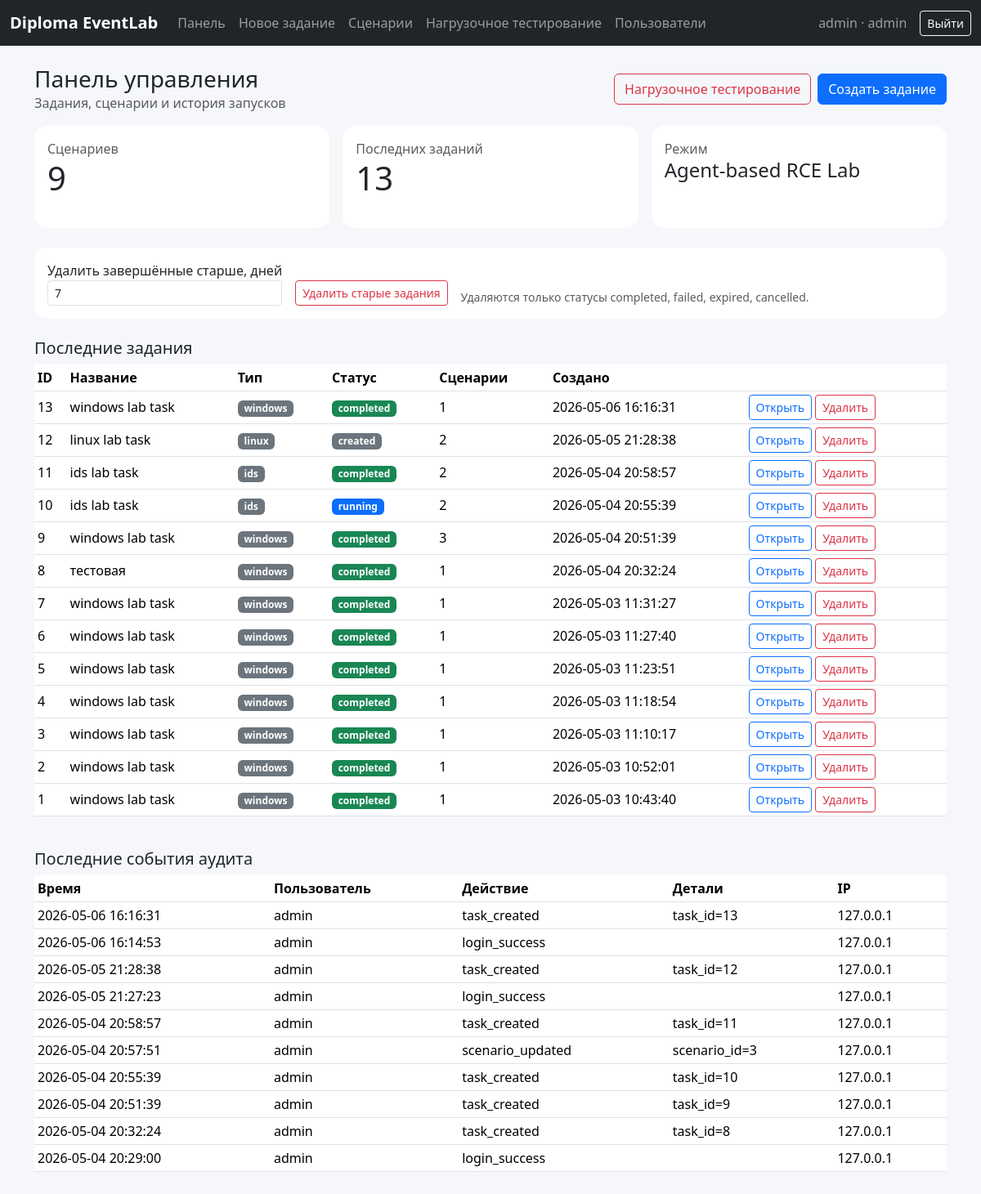
The page /dashboard (signed in) on the database as committed earlier.
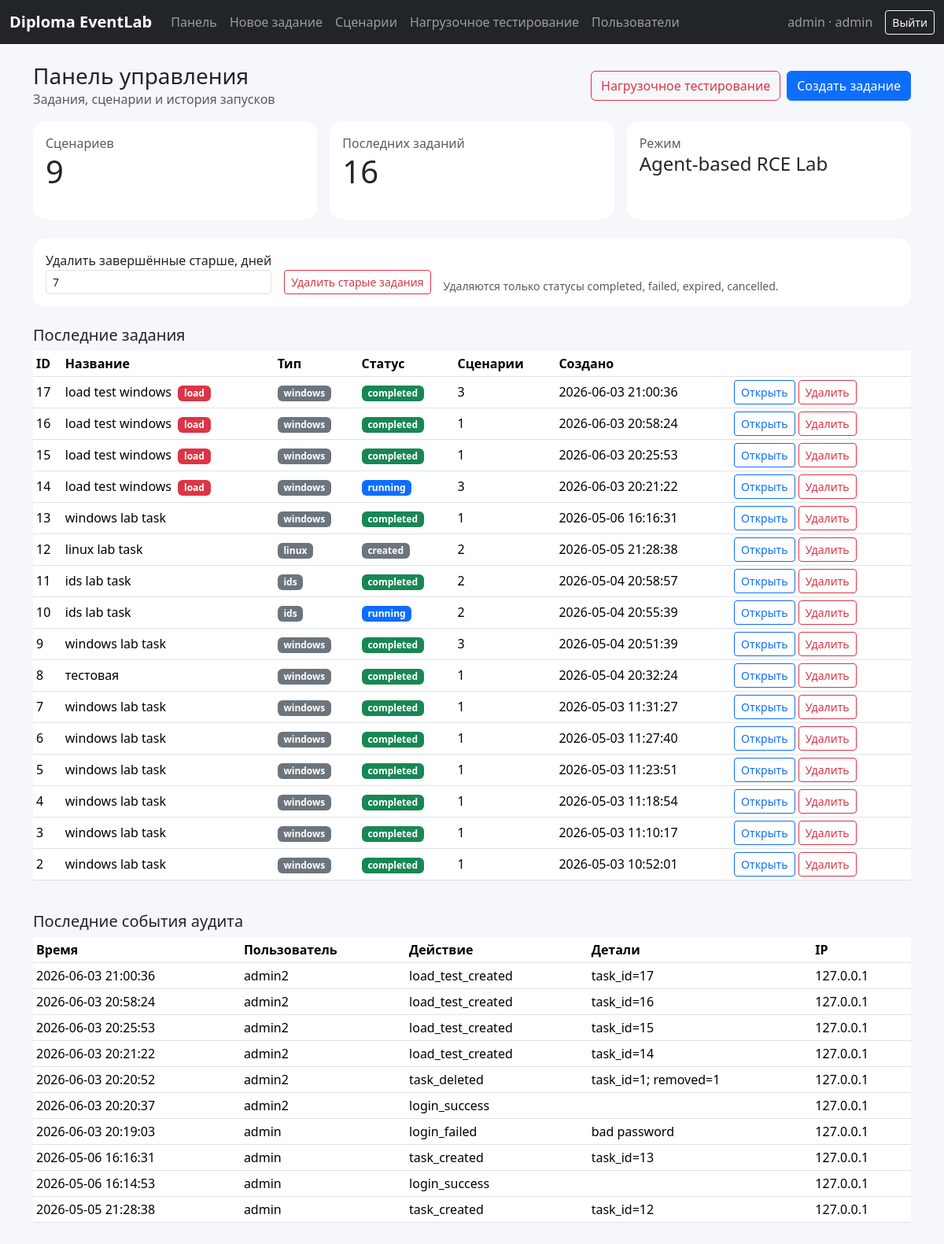
The same page on the database as committed later.
### tables this page shows
CREATE TABLE tasks (
    id INTEGER PRIMARY KEY AUTOINCREMENT,
    title TEXT NOT NULL,
    target_type TEXT NOT NULL CHECK(target_type IN ('windows', 'linux', 'ids')),
    event_count INTEGER NOT NULL CHECK(event_count BETWEEN 1 AND 100000),
    delay_ms INTEGER NOT NULL CHECK(delay_ms BETWEEN 0 AND 60000),
    target_host TEXT NOT NULL DEFAULT '',
    target_port INTEGER NOT NULL DEFAULT 0,
    status TEXT NOT NULL CHECK(status IN ('created', 'running', 'completed', 'failed', 'expired', 'cancelled')) DEFAULT 'created',
    token_hash TEXT NOT NULL UNIQUE,
    token_preview TEXT NOT NULL,
    expires_at TEXT NOT NULL,
    created_by INTEGER REFERENCES users(id) ON DELETE SET NULL,
    created_at TEXT NOT NULL DEFAULT CURRENT_TIMESTAMP,
    started_at TEXT,
    finished_at TEXT
, is_load_test INTEGER NOT NULL DEFAULT 0);

CREATE TABLE audit_logs (
    id INTEGER PRIMARY KEY AUTOINCREMENT,
    user_id INTEGER REFERENCES users(id) ON DELETE SET NULL,
    action TEXT NOT NULL,
    details TEXT NOT NULL DEFAULT '',
    ip TEXT NOT NULL DEFAULT '',
    created_at TEXT NOT NULL DEFAULT CURRENT_TIMESTAMP
);

CREATE TABLE users (
    id INTEGER PRIMARY KEY AUTOINCREMENT,
    username TEXT NOT NULL UNIQUE,
    password_hash TEXT NOT NULL,
    role TEXT NOT NULL CHECK(role IN ('admin', 'operator', 'viewer')),
    is_active INTEGER NOT NULL DEFAULT 1,
    failed_login_count INTEGER NOT NULL DEFAULT 0,
    locked_until TEXT,
    created_at TEXT NOT NULL DEFAULT CURRENT_TIMESTAMP,
    last_login_at TEXT
);

### app/main.py (the view)
    @app.get("/dashboard", response_class=HTMLResponse)
    async def dashboard(request: Request, user=Depends(require_login)):
        return render(
            request,
            "dashboard.html",
            {
                "tasks": list_tasks(20),
                "scenarios": list_scenarios(active_only=True),
                "audit_logs": list_audit(10) if user["role"] == "admin" else [],
            },
        )

### app/templates/dashboard.html (shortened to what this page needs)
{% extends "base.html" %}
{% block content %}
<div class="d-flex justify-content-between align-items-center mb-3">
  <div>
    <h1 class="h3 mb-0">Панель управления</h1>
    <div class="text-muted">Задания, сценарии и история запусков</div>
  </div>
  <div class="d-flex gap-2">
    {% if user.role == 'admin' %}<a href="/load-test" class="btn btn-outline-danger">Нагрузочное тестирование</a>{% endif %}
    {% if user.role in ['admin','operator'] %}<a href="/tasks/new" class="btn btn-primary">Создать задание</a>{% endif %}
  </div>
</div>
<div class="row g-3 mb-4">
  <div class="col-md-4"><div class="card stat"><div class="card-body"><div class="text-muted">Сценариев</div><div class="display-6">{{ scenarios|length }}</div></div></div></div>
  <div class="col-md-4"><div class="card stat"><div class="card-body"><div class="text-muted">Последних заданий</div><div class="display-6">{{ tasks|length }}</div></div></div></div>
  <div class="col-md-4"><div class="card stat"><div class="card-body"><div class="text-muted">Режим</div><div class="h4">Agent-based RCE Lab</div></div></div></div>
</div>
{% if user.role == 'admin' %}
<div class="card mb-4"><div class="card-body">
  <form method="post" action="/tasks/delete-old" class="row gy-2 gx-3 align-items-end" onsubmit="return confirm('Удалить старые завершённые задания? Логи и запуски агентов также будут удалены.');">
    <div class="col-auto"><label class="form-label mb-0">Удалить завершённые старше, дней</label><input class="form-control form-control-sm" type="number" name="older_than_days" min="1" max="3650" value="7"></div>
    <div class="col-auto"><button class="btn btn-outline-danger btn-sm">Удалить старые задания</button></div>
    <div class="col small text-muted">Удаляются только статусы completed, failed, expired, cancelled.</div>
  </form>
</div></div>
{% endif %}
<h2 class="h5">Последние задания</h2>
<div class="table-responsive">
<table class="table table-sm table-hover align-middle">
  <thead><tr><th>ID</th><th>Название</th><th>Тип</th><th>Статус</th><th>Сценарии</th><th>Создано</th><th></th></tr></thead>
  <tbody>
  {% for t in tasks %}
  <tr>
    <td>{{ t.id }}</td>
    <td>{{ t.title }} {% if t.is_load_test %}<span class="badge text-bg-danger ms-1">load</span>{% endif %}</td>
    <td><span class="badge text-bg-secondary">{{ t.target_type }}</span></td>
    <td><span class="badge status-{{ t.status }}">{{ t.status }}</span></td>
    <td>{{ t.scenario_count }}</td>
    <td>{{ t.created_at }}</td>
    <td class="text-nowrap">
      <a class="btn btn-outline-primary btn-sm" href="/tasks/{{ t.id }}">Открыть</a>
      {% if user.role == 'admin' %}
      <form method="post" action="/tasks/{{ t.id }}/delete" class="d-inline" onsubmit="return confirm('Удалить задание #{{ t.id }} со всеми логами?');">
        <button class="btn btn-outline-danger btn-sm">Удалить</button>
      </form>
      {% endif %}
    </td>
  </tr>
  {% endfor %}
  </tbody>
</table>
</div>
{% if audit_logs %}
<h2 class="h5 mt-4">Последние события аудита</h2>
<div class="table-responsive">
<table class="table table-sm">
  <thead><tr><th>Время</th><th>Пользователь</th><th>Действие</th><th>Детали</th><th>IP</th></tr></thead>
  <tbody>
  {% for a in audit_logs %}
  <tr><td>{{ a.created_at }}</td><td>{{ a.username or '-' }}</td><td>{{ a.action }}</td><td>{{ a.details }}</td><td>{{ a.ip }}</td></tr>
  {% endfor %}
  </tbody>
</table>
</div>
{% endif %}
{% endblock %}

Rows that differ between the two databases and show on the page:
removed tasks: id "1", title "windows lab task", target_type "windows", status "completed", scenario_count "1", created_at "2026-05-03 10:43:40"
no longer on this page (row unchanged): audit_logs: created_at "2026-05-05 21:27:23", username "admin", action "login_success", ip "127.0.0.1"
no longer on this page (row unchanged): audit_logs: created_at "2026-05-04 20:58:57", username "admin", action "task_created", details "task_id=11", ip "127.0.0.1"
no longer on this page (row unchanged): audit_logs: created_at "2026-05-04 20:57:51", username "admin", action "scenario_updated", details "scenario_id=3", ip "127.0.0.1"
no longer on this page (row unchanged): audit_logs: created_at "2026-05-04 20:55:39", username "admin", action "task_created", details "task_id=10", ip "127.0.0.1"
no longer on this page (row unchanged): audit_logs: created_at "2026-05-04 20:51:39", username "admin", action "task_created", details "task_id=9", ip "127.0.0.1"
no longer on this page (row unchanged): audit_logs: created_at "2026-05-04 20:32:24", username "admin", action "task_created", details "task_id=8", ip "127.0.0.1"
no longer on this page (row unchanged): audit_logs: created_at "2026-05-04 20:29:00", username "admin", action "login_success", ip "127.0.0.1"
added tasks: id "17", title "load test windows", is_load_test "load", target_type "windows", status "completed", scenario_count "3", created_at "2026-06-03 21:00:36"
added tasks: id "16", title "load test windows", target_type "windows", status "completed", scenario_count "1", created_at "2026-06-03 20:58:24"
added tasks: id "15", title "load test windows", target_type "windows", status "completed", scenario_count "1", created_at "2026-06-03 20:25:53"
added tasks: id "14", title "load test windows", is_load_test "load", target_type "windows", status "running", scenario_count "3", created_at "2026-06-03 20:21:22"
added audit_logs: created_at "2026-06-03 21:00:36", username "admin2", action "load_test_created", details "task_id=17", ip "127.0.0.1"
added audit_logs: created_at "2026-06-03 20:58:24", username "admin2", action "load_test_created", details "task_id=16", ip "127.0.0.1"
added audit_logs: created_at "2026-06-03 20:25:53", username "admin2", action "load_test_created", details "task_id=15", ip "127.0.0.1"
added audit_logs: created_at "2026-06-03 20:21:22", username "admin2", action "load_test_created", details "task_id=14", ip "127.0.0.1"
added audit_logs: created_at "2026-06-03 20:20:52", username "admin2", action "task_deleted", details "task_id=1; removed=1", ip "127.0.0.1"
added audit_logs: created_at "2026-06-03 20:20:37", username "admin2", action "login_success", ip "127.0.0.1"
added audit_logs: created_at "2026-06-03 20:19:03", username "admin", action "login_failed", details "bad password", ip "127.0.0.1"
Other text that changed with them:
{{ tasks|length }}: "13" → "16"
